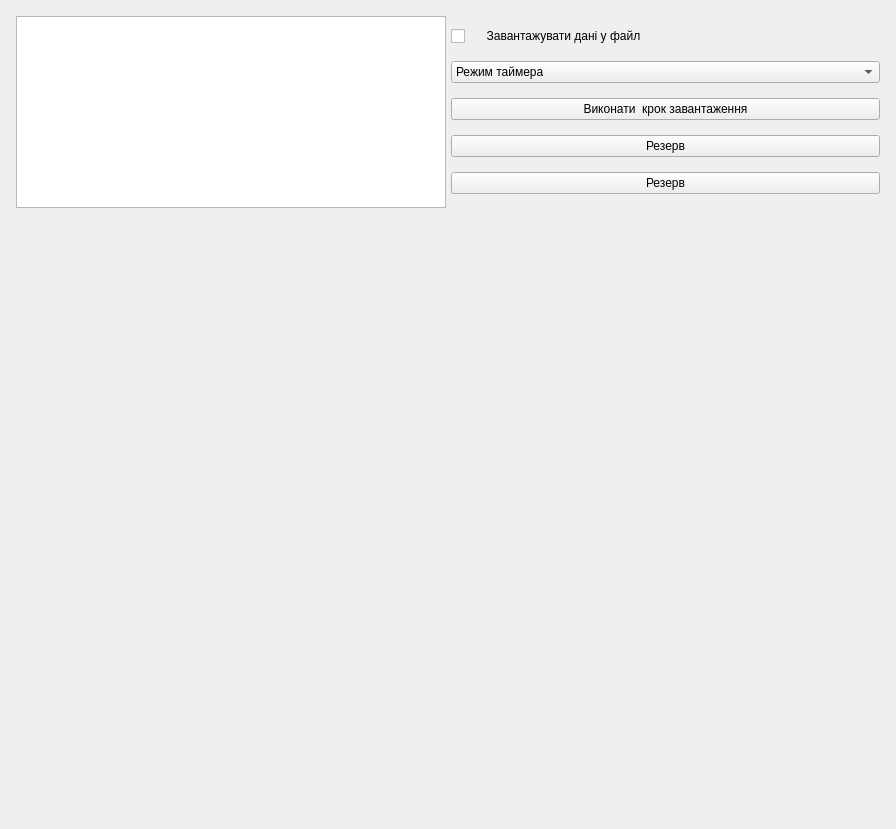
<?xml version="1.0" encoding="UTF-8"?>
<ui version="4.0">
 <class>Form</class>
 <widget class="QWidget" name="Form">
  <property name="geometry">
   <rect>
    <x>0</x>
    <y>0</y>
    <width>896</width>
    <height>829</height>
   </rect>
  </property>
  <property name="windowTitle">
   <string>Параметри та графіки часового спектру</string>
  </property>
  <layout class="QGridLayout" name="gridLayout_2">
   <item row="0" column="0">
    <layout class="QGridLayout" name="gridLayout">
     <property name="leftMargin">
      <number>5</number>
     </property>
     <property name="topMargin">
      <number>5</number>
     </property>
     <property name="rightMargin">
      <number>5</number>
     </property>
     <property name="bottomMargin">
      <number>5</number>
     </property>
     <property name="spacing">
      <number>5</number>
     </property>
     <item row="1" column="0">
      <layout class="QHBoxLayout" name="horizontalLayout_3">
       <item>
        <layout class="QGridLayout" name="gridLayout_4" rowstretch="0" columnstretch="0,0">
         <property name="sizeConstraint">
          <enum>QLayout::SizeConstraint::SetMaximumSize</enum>
         </property>
         <property name="leftMargin">
          <number>5</number>
         </property>
         <property name="topMargin">
          <number>5</number>
         </property>
         <property name="rightMargin">
          <number>5</number>
         </property>
         <property name="bottomMargin">
          <number>5</number>
         </property>
         <property name="spacing">
          <number>5</number>
         </property>
         <item row="0" column="1">
          <widget class="QWidget" name="widget_Diff_Spectre" native="true">
           <property name="sizePolicy">
            <sizepolicy hsizetype="Preferred" vsizetype="Expanding">
             <horstretch>0</horstretch>
             <verstretch>0</verstretch>
            </sizepolicy>
           </property>
          </widget>
         </item>
         <item row="0" column="0">
          <widget class="QWidget" name="widget_Spectre" native="true">
           <property name="sizePolicy">
            <sizepolicy hsizetype="Preferred" vsizetype="Expanding">
             <horstretch>0</horstretch>
             <verstretch>0</verstretch>
            </sizepolicy>
           </property>
          </widget>
         </item>
        </layout>
       </item>
      </layout>
     </item>
     <item row="2" column="0">
      <layout class="QHBoxLayout" name="horizontalLayout">
       <item>
        <layout class="QGridLayout" name="gridLayout_5">
         <item row="0" column="0">
          <spacer name="verticalSpacer">
           <property name="orientation">
            <enum>Qt::Orientation::Vertical</enum>
           </property>
           <property name="sizeType">
            <enum>QSizePolicy::Policy::Minimum</enum>
           </property>
           <property name="sizeHint" stdset="0">
            <size>
             <width>20</width>
             <height>40</height>
            </size>
           </property>
          </spacer>
         </item>
        </layout>
       </item>
      </layout>
     </item>
     <item row="0" column="0">
      <layout class="QHBoxLayout" name="horizontalLayout_4">
       <property name="sizeConstraint">
        <enum>QLayout::SizeConstraint::SetMaximumSize</enum>
       </property>
       <item>
        <layout class="QGridLayout" name="gridLayout_3">
         <property name="sizeConstraint">
          <enum>QLayout::SizeConstraint::SetMaximumSize</enum>
         </property>
         <item row="0" column="0" rowspan="2">
          <widget class="QTextEdit" name="textEdit_spectre">
           <property name="sizePolicy">
            <sizepolicy hsizetype="Expanding" vsizetype="Expanding">
             <horstretch>0</horstretch>
             <verstretch>0</verstretch>
            </sizepolicy>
           </property>
           <property name="maximumSize">
            <size>
             <width>16777215</width>
             <height>16777215</height>
            </size>
           </property>
          </widget>
         </item>
         <item row="0" column="1" rowspan="2">
          <layout class="QVBoxLayout" name="verticalLayout">
           <item>
            <widget class="QCheckBox" name="checkBox">
             <property name="text">
              <string>     Завантажувати дані у файл</string>
             </property>
            </widget>
           </item>
           <item>
            <widget class="QComboBox" name="comboBox">
             <property name="sizePolicy">
              <sizepolicy hsizetype="Expanding" vsizetype="Fixed">
               <horstretch>0</horstretch>
               <verstretch>0</verstretch>
              </sizepolicy>
             </property>
             <item>
              <property name="text">
               <string>Режим таймера</string>
              </property>
             </item>
             <item>
              <property name="text">
               <string>Покроковий режим</string>
              </property>
             </item>
             <item>
              <property name="text">
               <string>Повне завантаження</string>
              </property>
             </item>
            </widget>
           </item>
           <item>
            <widget class="QPushButton" name="pushButton">
             <property name="sizePolicy">
              <sizepolicy hsizetype="Expanding" vsizetype="Fixed">
               <horstretch>0</horstretch>
               <verstretch>0</verstretch>
              </sizepolicy>
             </property>
             <property name="text">
              <string>Виконати  крок завантаження</string>
             </property>
            </widget>
           </item>
           <item>
            <widget class="QPushButton" name="pushButton_3">
             <property name="sizePolicy">
              <sizepolicy hsizetype="Expanding" vsizetype="Fixed">
               <horstretch>0</horstretch>
               <verstretch>0</verstretch>
              </sizepolicy>
             </property>
             <property name="text">
              <string>Резерв</string>
             </property>
            </widget>
           </item>
           <item>
            <widget class="QPushButton" name="pushButton_4">
             <property name="sizePolicy">
              <sizepolicy hsizetype="Expanding" vsizetype="Fixed">
               <horstretch>0</horstretch>
               <verstretch>0</verstretch>
              </sizepolicy>
             </property>
             <property name="text">
              <string>Резерв</string>
             </property>
            </widget>
           </item>
          </layout>
         </item>
        </layout>
       </item>
      </layout>
     </item>
    </layout>
   </item>
  </layout>
 </widget>
 <resources/>
 <connections/>
</ui>
